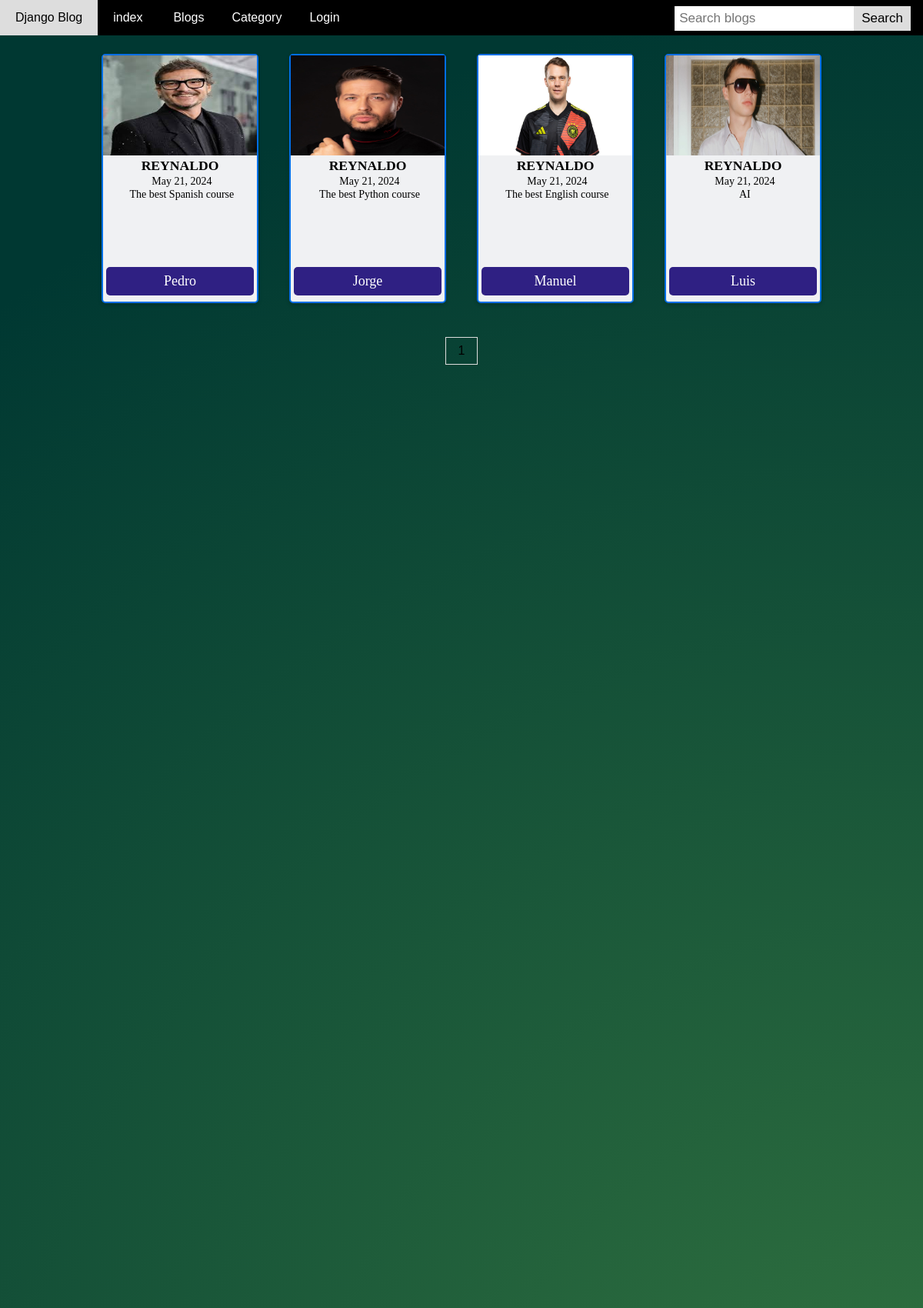
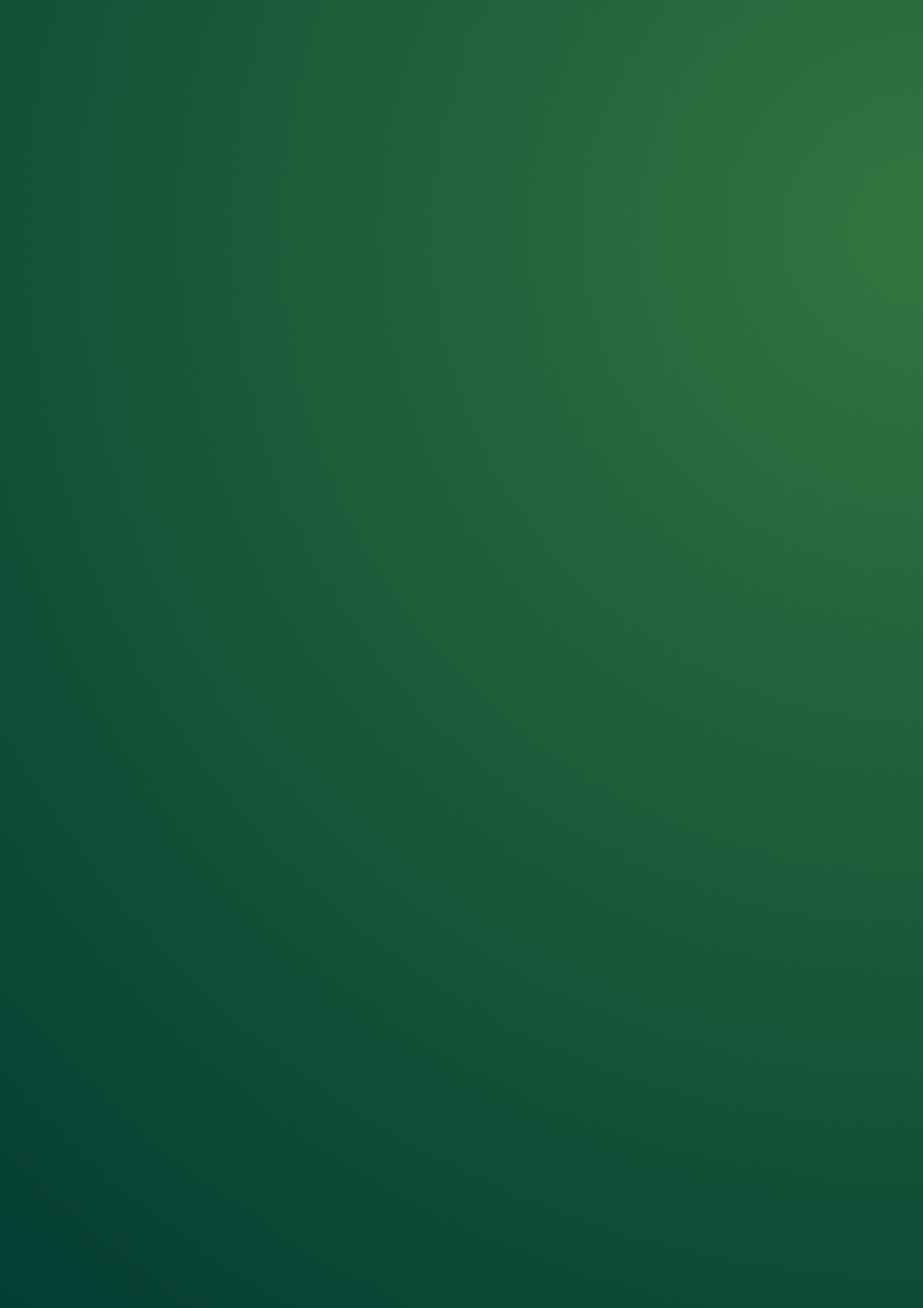
The app's page /blogs/ (upper part) with its own data (2 pictures, top to bottom).
### blog/models.py (models this page shows, shortened)
class Blog(models.Model):
    user = models.ForeignKey(
        User,
        related_name='user_blogs',
        on_delete=models.CASCADE
    )
    category = models.ForeignKey(
        Category,
        related_name='category_blogs',
        on_delete=models.CASCADE
    )
    tags = models.ManyToManyField(
        Tag,
        related_name='tag_blogs',
        blank=True
    )
    likes = models.ManyToManyField(
        User,
        related_name='user_likes',
        blank=True
    )
    title = models.CharField(
        max_length=250
    )
    CCI = models.CharField(
        max_length=250, null=True
    )
    price = models.CharField(
        max_length=250, null=True
    )
    slug = models.SlugField(null=True, blank=True)
    banner = models.ImageField(upload_to='blog_banners')
    description = RichTextField()
    created_date = models.DateField(auto_now_add=True)

class Tag(models.Model):
    title = models.CharField(max_length=150)
    slug = models.SlugField(null=True, blank=True)
    created_date = models.DateField(auto_now_add=True)

### user_profile/models.py (models this page shows, shortened)
class User(AbstractUser):
    email = models.EmailField(
        max_length=150,
        unique=True,
        error_messages={
            "unique": "The email must be unique"
        }
    )
    profile_image = models.ImageField(
        null=True,
        blank=True,
        upload_to="profile_images"
    )
    followers = models.ManyToManyField("Follow")
    REQUIRED_FIELDS = ["email"]
    objects = CustomUserManager()

### blog/views.py (the view)
# urls.py: path('blogs/', blogs, name='blogs'),
def blogs(request):
    queryset = Blog.objects.order_by('-created_date')
    tags = Tag.objects.order_by('-created_date')
    page = request.GET.get('page', 1)
    paginator = Paginator(queryset, 10)
    try:
        blogs = paginator.page(page)
    except EmptyPage:
        blogs = paginator.page(1)
    except PageNotAnInteger:
        blogs = paginator.page(1)
        return redirect('blogs')
    context = {
        "blogs": blogs,
        "tags": tags,
        "paginator": paginator
    }
    return render(request, 'blogs.html', context)

### blog/context_processors.py (called while the page is built)
def get_all_categories(request):
    categories = Category.objects.all()
    context = {
        "categories": categories
    }
    return context

### templates/blogs.html (shortened to what this page needs)
{% extends 'base.html' %}
{% load static %}
{% block content %}
<section class="container-blog">
      {% for blog in blogs %}
        {% include 'blog_card.html' %}
      {% endfor %}
</section>
<div>
  {% include 'pagination.html' %}
</div>
{% endblock content %}

### templates/blog_card.html (shortened to what this page needs)
<div class="producto">
  <img src="{{blog.banner.url}}" alt="">
  <a class="username-blog" href="{% url 'view_user_information' blog.user.username %}">{{blog.user.username}}</a>
  <a class="date-blog" href="#">{{blog.created_date}}</a>
  {% if blog.tags.all.count > 0 %}
    {% for tag in blog.tags.all %}
      <a class="tag-blog" href="#">{{tag.title}}</a>
    {% endfor %}
  {% else %}
    None
  {% endif %}
  <a class="button-blog" href="{% url 'blog_details' blog.slug %}">{{blog.title}}</a>
</div>

### templates/base.html (style rules this page uses)
body { height: 100%; margin: 0; font-family: Arial, sans-serif; min-height: 500vh; background: radial-gradient(circle closest-corner at right center, #337540 0%, #003832 100%); }

### templates/blogs.html (style rules this page uses)
.container-blog { display: flex; flex-wrap: wrap; justify-content: center; padding: 4px; }

### templates/blog_card.html (style rules this page uses)
.producto { flex: 1 1 calc(20% - 40px); margin: 20px; box-shadow: 0 2px 5px rgba(0,0,0,0.2); display: flex; flex-direction: column; align-items: center; background: #f0f1f3; max-width: calc(20% - 150px); min-width: 200px; border-radius: 5px; border: 2px solid #006ee6; height: 320px; position: relative; }
.producto img { width: 100%; height: 130px; display: block; }
.username-blog { font-weight: bold; font-size: 1.1rem; text-decoration: none; color: inherit; margin-top: 0.2rem; text-transform: uppercase; font-family: 'Cambria', Cochin, Georgia, Times, 'Times New Roman', serif; }
.date-blog, .tag-blog { font-size: 14px; text-decoration: none; text-align: left; display: block; margin-top: 0.1rem; margin-left: 0.3rem; color: inherit; font-family: 'Cambria', Cochin, Georgia, Times, 'Times New Roman', serif; }
.button-blog { font-size: 18px; display: inline-block; text-align: center; margin-top: 0.5rem; padding: 0.5rem 1rem; width: 80%; text-decoration: none; color: white; background-color: rgb(47, 32, 131); border-radius: 5px; position: absolute; bottom: 8px; left: 50%; transform: translateX(-50%); font-family: 'Cambria', Cochin, Georgia, Times, 'Times New Roman', serif; }

### records on screen
Blog: banner (picture), user.username "REYNALDO", created_date "May 21, 2024", title "Pedro"
Tag: title "The best Spanish course"
Blog: banner (picture), user.username "REYNALDO", created_date "May 21, 2024", title "Jorge"
Tag: title "The best Python course"
Blog: banner (picture), user.username "REYNALDO", created_date "May 21, 2024", title "Manuel"
Tag: title "The best English course"
Blog: banner (picture), user.username "REYNALDO", created_date "May 21, 2024", title "Luis"
Tag: title "AI"

### other values on screen
{{ page }} "1"
